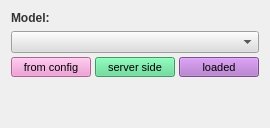
                 <widget class="QWidget" name="tab_model_2">
                  <attribute name="title">
                   <string>Model</string>
                  </attribute>
                  <layout class="QVBoxLayout" name="verticalLayout_model_2">
                   <item>
                    <widget class="QLabel" name="label_model_2">
                     <property name="font">
                      <font>
                       <weight>75</weight>
                       <bold>true</bold>
                      </font>
                     </property>
                     <property name="styleSheet">
                      <string notr="true">color: rgb(51, 51, 51);</string>
                     </property>
                     <property name="text">
                      <string>Model:</string>
                     </property>
                    </widget>
                   </item>
                   <item>
                    <layout class="QVBoxLayout" name="verticalLayout_10">
                     <property name="spacing">
                      <number>4</number>
                     </property>
                     <item>
                      <widget class="QComboBox" name="model_combo_2">
                       <property name="styleSheet">
                        <string notr="true">selection-background-color: #be8fd3;
background-color: rgb(221, 221, 221);
</string>
                       </property>
                       <property name="editable">
                        <bool>false</bool>
                       </property>
                       <property name="frame">
                        <bool>true</bool>
                       </property>
                      </widget>
                     </item>
                     <item>
                      <layout class="QHBoxLayout" name="horizontalLayout_13">
                       <item>
                        <widget class="QPushButton" name="pushButtonModelsFromConfig_2">
                         <property name="minimumSize">
                          <size>
                           <width>0</width>
                           <height>20</height>
                          </size>
                         </property>
                         <property name="maximumSize">
                          <size>
                           <width>16777215</width>
                           <height>20</height>
                          </size>
                         </property>
                         <property name="font">
                          <font>
                           <pointsize>8</pointsize>
                          </font>
                         </property>
                         <property name="styleSheet">
                          <string notr="true">background-color: #ef8bce; 
color: black;
</string>
                         </property>
                         <property name="text">
                          <string>from config</string>
                         </property>
                        </widget>
                       </item>
                       <item>
                        <widget class="QPushButton" name="pushButtonModelsFromServer_2">
                         <property name="minimumSize">
                          <size>
                           <width>0</width>
                           <height>20</height>
                          </size>
                         </property>
                         <property name="maximumSize">
                          <size>
                           <width>16777215</width>
                           <height>20</height>
                          </size>
                         </property>
                         <property name="font">
                          <font>
                           <pointsize>8</pointsize>
                          </font>
                         </property>
                         <property name="styleSheet">
                          <string notr="true">background-color: #54d88c; 
color: black;
</string>
                         </property>
                         <property name="text">
                          <string>server side</string>
                         </property>
                        </widget>
                       </item>
                       <item>
                        <widget class="QPushButton" name="pushButtonModelsLoaded_2">
                         <property name="minimumSize">
                          <size>
                           <width>0</width>
                           <height>20</height>
                          </size>
                         </property>
                         <property name="maximumSize">
                          <size>
                           <width>16777215</width>
                           <height>20</height>
                          </size>
                         </property>
                         <property name="font">
                          <font>
                           <pointsize>8</pointsize>
                          </font>
                         </property>
                         <property name="styleSheet">
                          <string notr="true">background-color: #ad6dc8; 
color: black;</string>
                         </property>
                         <property name="text">
                          <string>loaded</string>
                         </property>
                        </widget>
                       </item>
                      </layout>
                     </item>
                    </layout>
                   </item>
                   <item>
                    <spacer name="spacerItem_2">
                     <property name="orientation">
                      <enum>Qt::Vertical</enum>
                     </property>
                     <property name="sizeHint" stdset="0">
                      <size>
                       <width>20</width>
                       <height>40</height>
                      </size>
                     </property>
                    </spacer>
                   </item>
                  </layout>
                 </widget>
